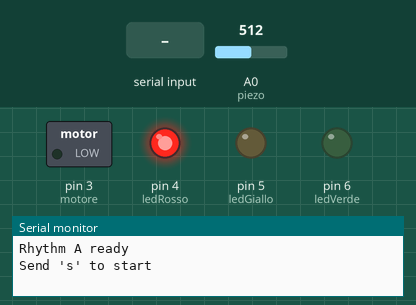
Simulated run of this sketch. Board: Arduino Uno, built with avr-gcc and run on an emulated ATmega328P. Shown: switched loads named in the sketch (green lamp = pin HIGH), output pins drawn as LEDs (lit = HIGH), the last lines printed to the serial monitor. Dashed ring = blinking. The test bench sets the inputs (shaded band); at power-on: A0 (piezo) = 512.

Above: at 1.2 s.
1.3 s: "S" received over Serial
At 2.1 s:
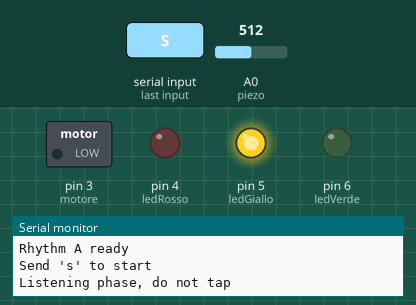
At 12.1 s:
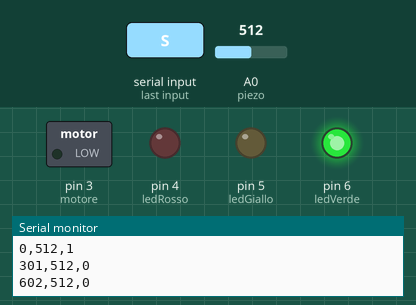
Timing chart, 0 to 12.8 s (numbered marks = the images above; inputs shaded):
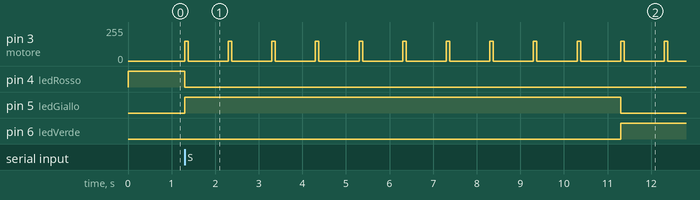

The sketch:

rhythmA.ino
```cpp
const int ledRosso  = 4;
const int ledGiallo = 5;
const int ledVerde  = 6;
const int motore    = 3;
const int piezo     = A0;

// parametri
const unsigned long durata_ascolto     = 10000UL;
const unsigned long durata_paced       = 66000UL;
const unsigned long durata_perturbato  = 54000UL;
const unsigned long motore_ON          = 80UL;
const unsigned long ISI_normale        = 1000UL;  // 60 BPM
const unsigned long ISI_perturbato     = 833UL;  // 72 BPM
const int           soglia_piezo       = 100;
const unsigned long debounce_ms        = 300UL;

unsigned long faseStart   = 0;
unsigned long ultimaVibro = 0;
bool          vibroAttivo = false;
unsigned long vibroFine   = 0;
unsigned long ultimoTap   = 0;
int           beatCount   = 0;
unsigned long ISI_corrente = ISI_normale;

// prototipi
void tuttoSpento();
void avviaTest();
void gestisciVibrazione();
void leggiPiezo();

void setup() {
  Serial.begin(9600);
  pinMode(ledRosso,  OUTPUT);
  pinMode(ledGiallo, OUTPUT);
  pinMode(ledVerde,  OUTPUT);
  pinMode(motore,    OUTPUT);

  tuttoSpento();
  digitalWrite(ledRosso, HIGH);
  Serial.println(F("Rhythm A ready"));
  Serial.println(F("Send 's' to start"));
}

void loop() {
  if (Serial.available() > 0) {
    char c = Serial.read();
    if (c == 'S' || c == 's') {
      avviaTest();
    }
  }
}

void avviaTest() {
  beatCount    = 0;
  vibroAttivo  = false;
  ISI_corrente = ISI_normale;

  // Fase 1
  tuttoSpento();
  digitalWrite(ledGiallo, HIGH);
  Serial.println(F("Listening phase, do not tap"));

  faseStart   = millis();
  ultimaVibro = faseStart - ISI_normale;

  while (millis() - faseStart < durata_ascolto) {
    gestisciVibrazione();
  }
  analogWrite(motore, 0);
  vibroAttivo = false;

  // Fase 2
  tuttoSpento();
  digitalWrite(ledVerde, HIGH);
  Serial.println(F("Start tapping"));

  faseStart    = millis();
  ultimaVibro  = faseStart - ISI_normale;
  ultimoTap    = 0;
  ISI_corrente = ISI_normale;
  beatCount    = 0;

  while (millis() - faseStart < durata_paced) {
    gestisciVibrazione();
    leggiPiezo();
  }
  analogWrite(motore, 0);
  vibroAttivo = false;

  // Fase 3
  ISI_corrente = ISI_perturbato;
  faseStart    = millis();
  ultimaVibro  = faseStart - ISI_perturbato;

  while (millis() - faseStart < durata_perturbato) {
    gestisciVibrazione();
    leggiPiezo();
  }
  analogWrite(motore, 0);

  tuttoSpento();
  digitalWrite(ledRosso, HIGH);
  Serial.println(F("Test completed"));
  Serial.println(F("Send 's' for a new test"));
}

void gestisciVibrazione() {
  unsigned long ora = millis();

  if (!vibroAttivo && (ora - ultimaVibro >= ISI_corrente)) {
    ultimaVibro += ISI_corrente;
    vibroAttivo  = true;
    vibroFine    = ora + motore_ON;
    analogWrite(motore, 150);


    if (beatCount >= 0) beatCount++;
  }

  if (vibroAttivo && ora >= vibroFine) {
    vibroAttivo = false;
    analogWrite(motore, 0);
  }
}

void leggiPiezo() {
  int val = analogRead(piezo);
  unsigned long ora = millis();

  if (val >= soglia_piezo && (ora - ultimoTap) > debounce_ms) {
    ultimoTap = ora;

    int statoMotore = vibroAttivo ? 1 : 0;

    Serial.print(ora - faseStart);
    Serial.print(F(","));
    Serial.print(val);
    Serial.print(F(","));
    Serial.println(statoMotore);
  }
}

void tuttoSpento() {
  digitalWrite(ledRosso,  LOW);
  digitalWrite(ledGiallo, LOW);
  digitalWrite(ledVerde,  LOW);
  analogWrite(motore, 0);
  vibroAttivo = false;
}
```

Measured:
- after the input at 1.3 s, pin 3 (motore): alternates 150/255 for 0.08 s and 0/255 for 0.92 s, starting at once; pin 4 (ledRosso): HIGH → LOW at once; pin 5 (ledGiallo): LOW → HIGH at once, → LOW 10.0 s later; pin 6 (ledVerde): LOW → HIGH after 10.0 s
